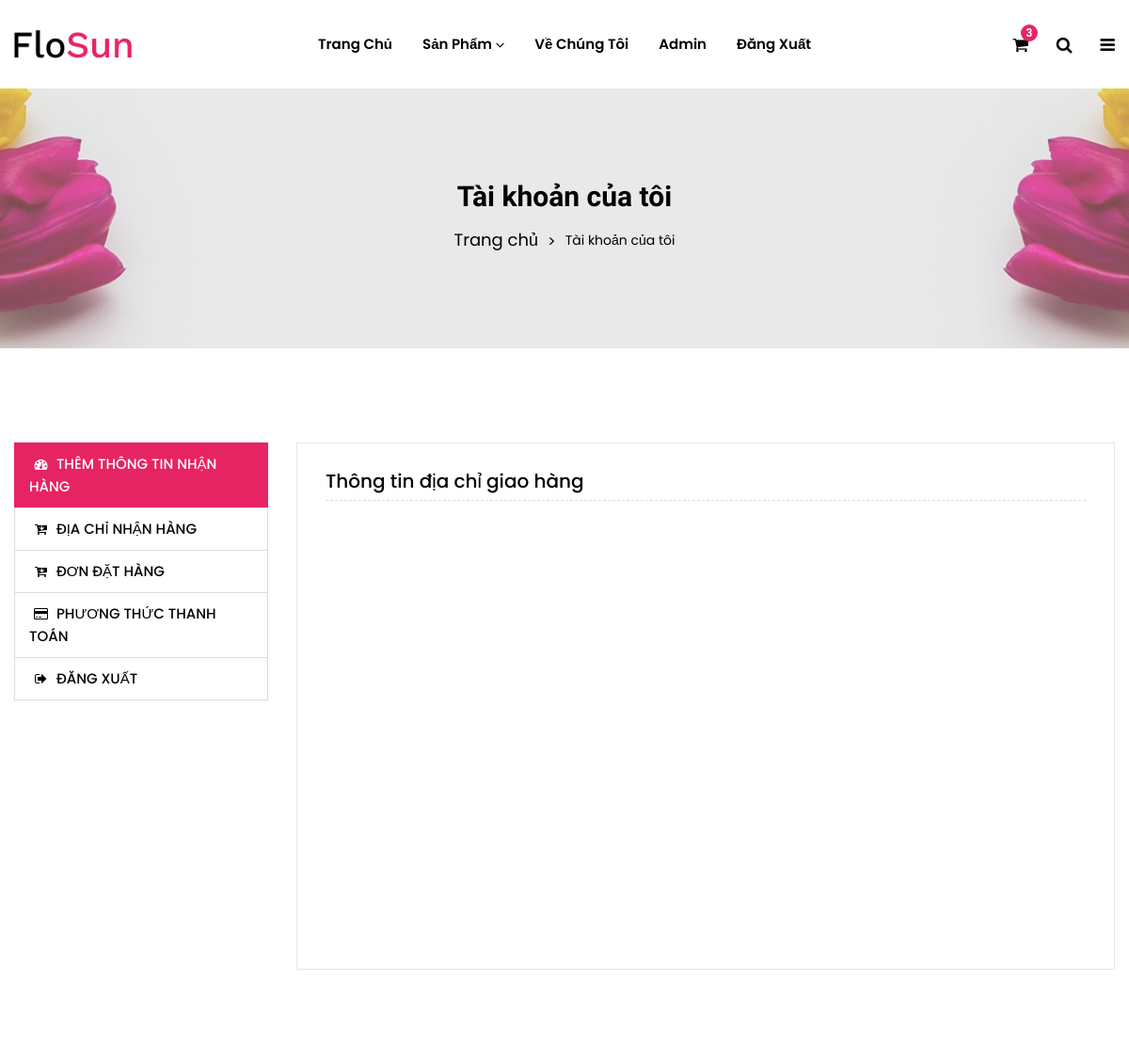
The app's page /address/ (signed in, upper part), older data.
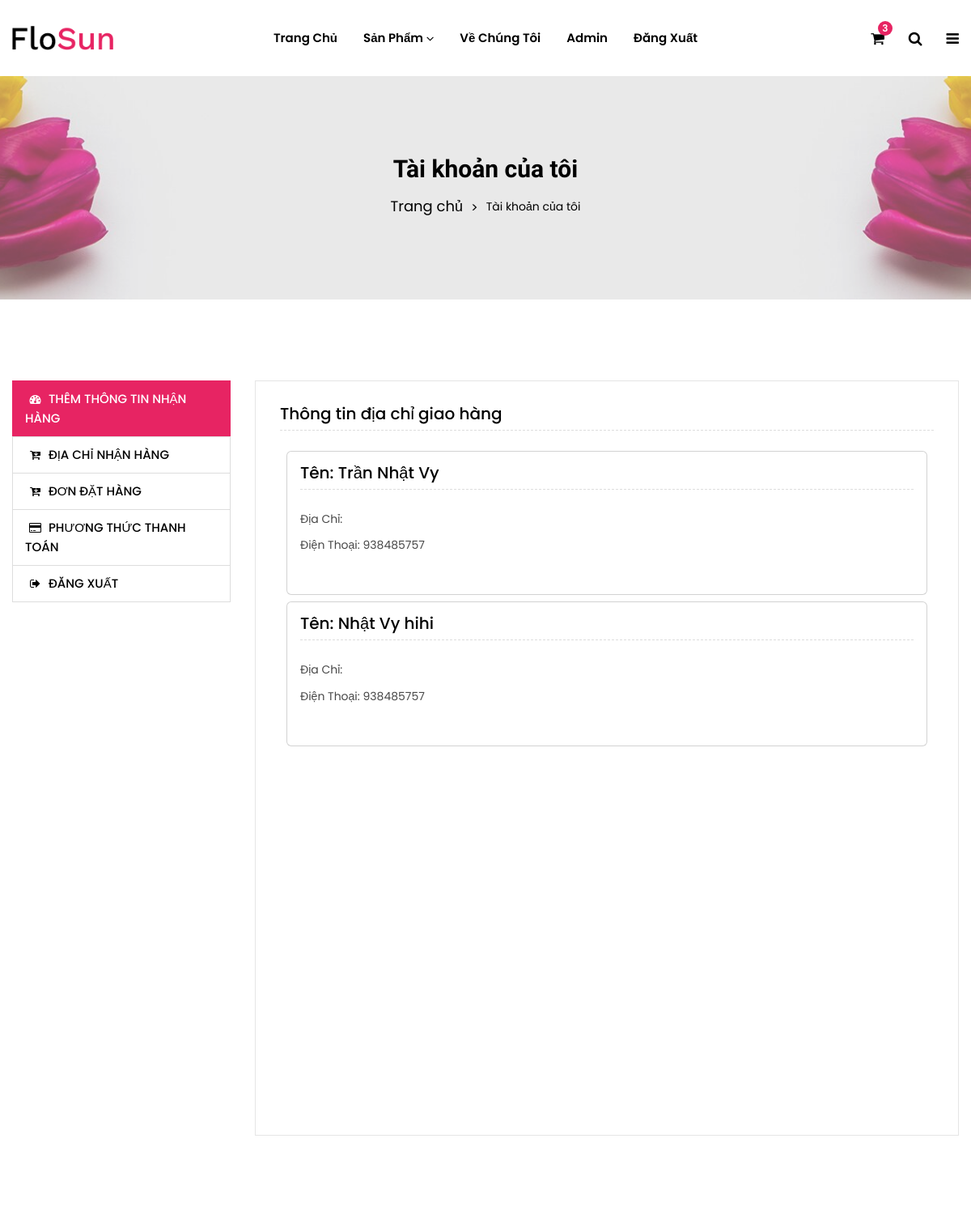
The same page, newer data.
### home/models.py (models this page shows, shortened)
class KhachHang(models.Model):
    user = models.ForeignKey(User, on_delete=models.CASCADE)
    TenKH = models.CharField(max_length=200)
    DiaChi = models.CharField(max_length=400)
    DienThoai = models.IntegerField(default=0)

### home/views.py (the view)
# urls.py: path('address/', views.address, name='address'),
def address(request):
    add = KhachHang.objects.filter(user=request.user)
    return render(request,'page/address.html',locals())

### home/templates/page/address.html (shortened to what this page needs)
{% extends "pages/layout.html" %}
{% block content %}
{%load static %}
<div class="breadcrumbs-area position-relative">
    <div class="container">
        <div class="row">
            <div class="col-12 text-center">
                <div class="breadcrumb-content position-relative section-content">
                    <h3 class="title-3">
                        <font style="vertical-align: inherit;">
                            <font style="vertical-align: inherit;">Tài khoản của tôi</font>
                        </font>
                    </h3>
                    <ul>
                        <li><a href="{% url 'home' %}">
                                <font style="vertical-align: inherit;">
                                    <font style="vertical-align: inherit;">Trang chủ</font>
                                </font>
                            </a></li>
                        <li>
                            <font style="vertical-align: inherit;">
                                <font style="vertical-align: inherit;">Tài khoản của tôi</font>
                            </font>
                        </li>
                    </ul>
                </div>
            </div>
        </div>
    </div>
</div>
<div class="my-account-wrapper mt-no-text">
    <div class="container container-default-2 custom-area">
        <div class="row">
            <div class="col-lg-12 col-custom">
                <div class="myaccount-page-wrapper">
                    <div class="row">
                        <div class="col-lg-3 col-md-4 col-custom">
                            <div class="myaccount-tab-menu nav" role="tablist">
                                <a href="{% url 'my_account' %}" class="active" aria-selected="true" ><i class="fa fa-dashboard"></i>
                                    <font style="vertical-align: inherit;">
                                        <font style="vertical-align: inherit;">Thêm thông tin nhận hàng</font>
                                    </font>
                                </a>
                                <a href="{% url 'address' %}" aria-selected="false" ><i class="fa fa-cart-arrow-down"></i>
                                    <font style="vertical-align: inherit;">
                                        <font style="vertical-align: inherit;">Địa chỉ nhận hàng </font>
                                    </font>
                                </a>
                                <a href="#orders" data-bs-toggle="tab" aria-selected="false" tabindex="-1" role="tab"><i class="fa fa-cart-arrow-down"></i>
                                    <font style="vertical-align: inherit;">
                                        <font style="vertical-align: inherit;">Đơn đặt hàng</font>
                                    </font>
                                </a>
                                <a href="#payment-method" data-bs-toggle="tab" aria-selected="false" tabindex="-1" role="tab"><i class="fa fa-credit-card"></i>
                                    <font style="vertical-align: inherit;">
                                        <font style="vertical-align: inherit;">Phương thức thanh toán</font>
                                    </font>
                                </a>
                                    <a href="{% url 'logout' %}"><i class="fa fa-sign-out"></i>
                                        <font style="vertical-align: inherit;">
                                            <font style="vertical-align: inherit;">Đăng xuất</font>
                                        </font>
                                    </a>
                            </div>
                        </div>
                        <div class="col-lg-9 col-md-8 col-custom">
                            <div class="tab-content" id="myaccountContent">
                                <div class="tab-pane fade show active" id="dashboad" role="tabpanel">
                                    <div class="myaccount-content">
                                        <h3>
                                            <font style="vertical-align: inherit;">
                                                <font style="vertical-align: inherit;">Thông tin địa chỉ giao hàng</font>
                                            </font>
                                        </h3>
                                            <div class="account-details-form">
                                                {%for ad in add %}
                                                <div class="card m-2">
                                                    <div class="card-body">
                                                        <h3>Tên: {{ad.TenKH}}</h3>
                                                        <p>Địa Chỉ: {{ad.DiaChi}}</p>
                                                        <p>Điện Thoại: {{ad.DienThoai}}</p>
                                                        <a href="#" class="btn btn-primary">Update</a>
                                                    </div>
                                                </div>
                                                {% endfor %}
                                            </div>
                            </div>
                        </div>
                    </div>
                </div>
            </div>
        </div>
    </div>
</div>
{% endblock %}

### home/templates/pages/layout.html (shortened to what this page needs)
<head>
    {%load static %}
    <link rel="stylesheet" href="{% static 'assets/css/vendor/bootstrap.min.css' %}">
    <link rel="stylesheet" href="{% static 'assets/css/vendor/font.awesome.min.css' %}">
    <link rel="stylesheet" href="{% static 'assets/css/vendor/linearicons.min.css' %}">
    <link rel="stylesheet" href="{% static 'assets/css/plugins/swiper-bundle.min.css' %}">
    <link rel="stylesheet" href="{% static 'assets/css/plugins/animate.min.css' %}">
    <link rel="stylesheet" href="{% static 'assets/css/plugins/jquery-ui.min.css' %}">
    <link rel="stylesheet" href="{% static 'assets/css/plugins/nice-select.min.css' %}">
    <link rel="stylesheet" href="{% static 'assets/css/plugins/magnific-popup.css' %}">
    <link rel="stylesheet" href="{% static 'assets/css/style.css' %}">
<link type="text/css" rel="stylesheet" charset="UTF-8" href="https://www.gstatic.com/_/translate_http/_/ss/k=translate_http.tr.qhDXWpKopYk.L.W.O/am=wA/d=0/rs=AN8SPfq5gedF4FIOWZgYyMCNZA5tU966ig/m=el_main_css">
</head>
<body style="overflow: visible;">
    <header class="main-header-area">
        <div class="main-header header-sticky">
            <div class="container custom-area">
                <div class="row align-items-center">
                    <div class="col-lg-2 col-xl-2 col-md-6 col-6 col-custom">
                        <div class="header-logo d-flex align-items-center">
                            <a href="index.html">
                                <img class="img-full" src="{% static 'assets/images/logo/logo.png' %}" alt="Biểu trưng tiêu đề">
                            </a>
                        </div>
                    </div>
                    <div class="col-lg-8 d-none d-lg-flex justify-content-center col-custom">
                        <nav class="main-nav d-none d-lg-flex">
                            <ul class="nav">
                                <li>
                                    <a href="{% url 'home' %}">
                                        <span class="menu-text"><font style="vertical-align: inherit;"><font style="vertical-align: inherit;">Trang chủ</font></font></span>
                                    </a>
                                </li>
                                <li>
                                    <a href="{% url 'shop' %}">
                                        <span class="menu-text"><font style="vertical-align: inherit;"><font style="vertical-align: inherit;">Sản phẩm</font></font></span>
                                        <i class="fa fa-angle-down"></i>
                                    </a>
                                </li>
                                <li>
                                        <a href="{% url 'contact_us' %}">
                                            <span class="menu-text"><font style="vertical-align: inherit;"><font style="vertical-align: inherit;">Về chúng tôi</font></font></span>
                                        </a>
                                    </li>
                                    <li>
                                        <a href="{% url 'my_account' %}">
                                            {% if user.is_authenticated %}
                                            <span class="menu-text"><font style="vertical-align: inherit;"><font style="vertical-align: inherit;">{{ user.username }}</font></font></span>
                                            {% else %}
                                            <span class="menu-text"><font style="vertical-align: inherit;"><font style="vertical-align: inherit;">Tài Khoản</font></font></span>
                                            {% endif %}
                                        </a>
                                    </li>
                                    <li>
                                        {% if user.username %}
                                        <a href="{% url 'logout' %}">
                                            <span class="menu-text"><font style="vertical-align: inherit;"><font style="vertical-align: inherit;">Đăng xuất</font></font></span>
                                        </a>
                                    </li>
                                {% endif %}
                            </ul>
                        </nav>
                    </div>
                    <div class="col-lg-2 col-md-6 col-6 col-custom">
                        <div class="header-right-area main-nav">
                            <ul class="nav">
                                <li class="minicart-wrap">
                                    <a href="{% url 'cart' %}" class="minicart-btn toolbar-btn">
                                        <i class="fa fa-shopping-cart"></i>
                                        <span class="cart-item_count"><font style="vertical-align: inherit;"><font style="vertical-align: inherit;">3</font></font></span>
                                    </a>
                                </li>
                                <li class="sidemenu-wrap">
                                    <a href="#"><i class="fa fa-search"></i> </a>
                                </li>
                                <li class="account-menu-wrap d-none d-lg-flex">
                                    <a href="#" class="off-canvas-menu-btn">
                                        <i class="fa fa-bars"></i>
                                    </a>
                                </li>
                            </ul>
                        </div>
                    </div>
                </div>
            </div>
        </div>
    </header>
    {% block content %}
    {% endblock %}
</body>

Row changes from the older to the newer data that the page shows:
added KhachHang: TenKH "Trần Nhật Vy", DienThoai "938485757"
added KhachHang: TenKH "Nhật Vy hihi", DienThoai "938485757"
